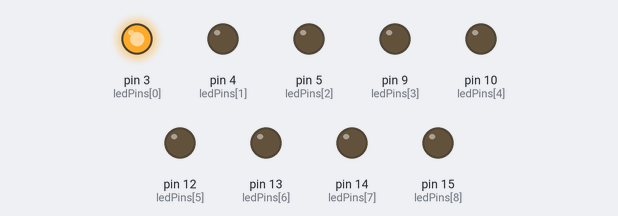
Recording of a sketch running on a simulated Arduino Uno, built with avr-gcc and run on an emulated ATmega328P. Shown: output pins drawn as LEDs (lit = HIGH).

Above: at 0.05 s.
At 0.65 s:
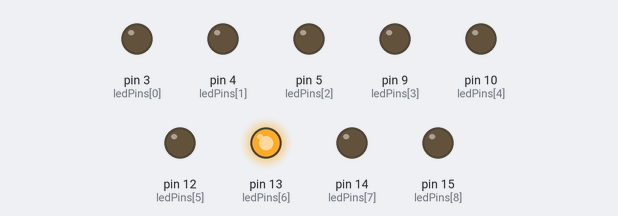
At 1.35 s:
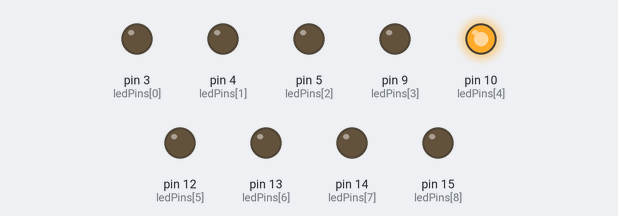
At 2.05 s:
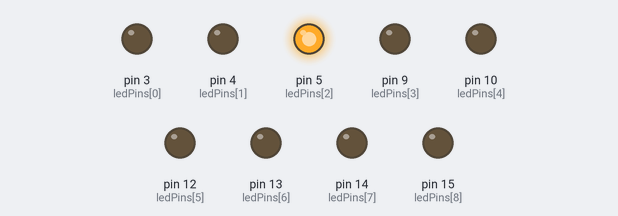
At 2.7 s:
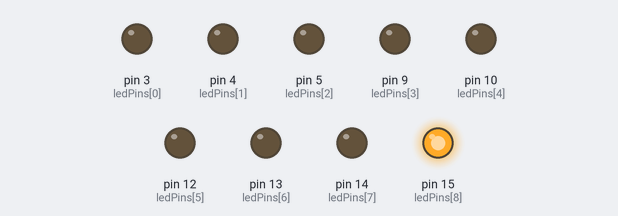
At 3.95 s:
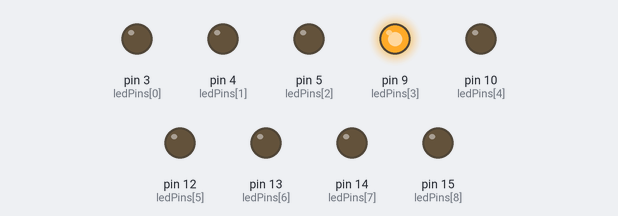
Timing chart, 0 to 4.2 s (numbered marks = the images above):
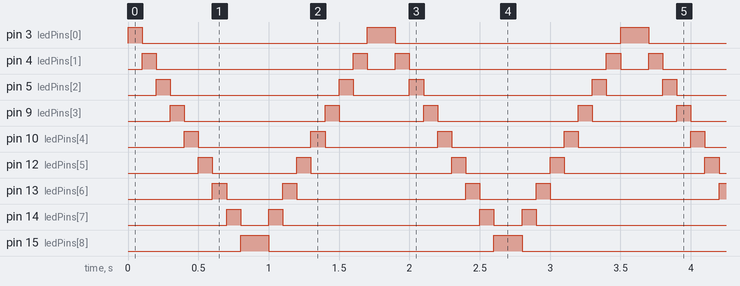

The sketch:

led_test.ino
```cpp
int timer = 100;           // The higher the number, the slower the timing.
int ledPins[] = {3,4,5,9,10,12,13,14,15};       // an array of pin numbers to which LEDs are attached
int pinCount = 9;           // the number of pins (i.e. the length of the array)

void setup() {
  // the array elements are numbered from 0 to (pinCount - 1).
  // use a for loop to initialize each pin as an output:
  for (int thisPin = 0; thisPin < pinCount; thisPin++) {
    pinMode(ledPins[thisPin], OUTPUT);
  }
}

void loop() {
  // loop from the lowest pin to the highest:
  for (int thisPin = 0; thisPin < pinCount; thisPin++) {
    // turn the pin on:
    digitalWrite(ledPins[thisPin], HIGH);
    delay(timer);
    // turn the pin off:
    digitalWrite(ledPins[thisPin], LOW);

  }

  // loop from the highest pin to the lowest:
  for (int thisPin = pinCount - 1; thisPin >= 0; thisPin--) {
    // turn the pin on:
    digitalWrite(ledPins[thisPin], HIGH);
    delay(timer);
    // turn the pin off:
    digitalWrite(ledPins[thisPin], LOW);
  }
}
```

Measured:
- by itself, pin 3 (ledPins[0]): repeats every 1.8 s: LOW 1.6 s, HIGH 0.20 s
- by itself, pin 4 (ledPins[1]): repeats every 1.8 s: LOW 1.4 s, HIGH 0.10 s, LOW 0.20 s, HIGH 0.10 s
- by itself, pin 5 (ledPins[2]): repeats every 1.8 s: LOW 1.2 s, HIGH 0.10 s, LOW 0.40 s, HIGH 0.10 s
- by itself, pin 9 (ledPins[3]): repeats every 1.8 s: LOW 1.0 s, HIGH 0.10 s, LOW 0.60 s, HIGH 0.10 s
- by itself, pin 10 (ledPins[4]): alternates HIGH for 0.10 s and LOW for 0.80 s
- by itself, pin 12 (ledPins[5]): repeats every 1.8 s: LOW 0.60 s, HIGH 0.10 s, LOW 1.0 s, HIGH 0.10 s
- by itself, pin 13 (ledPins[6]): repeats every 1.8 s: LOW 0.40 s, HIGH 0.10 s, LOW 1.2 s, HIGH 0.10 s
- by itself, pin 14 (ledPins[7]): repeats every 1.8 s: LOW 0.20 s, HIGH 0.10 s, LOW 1.4 s, HIGH 0.10 s
